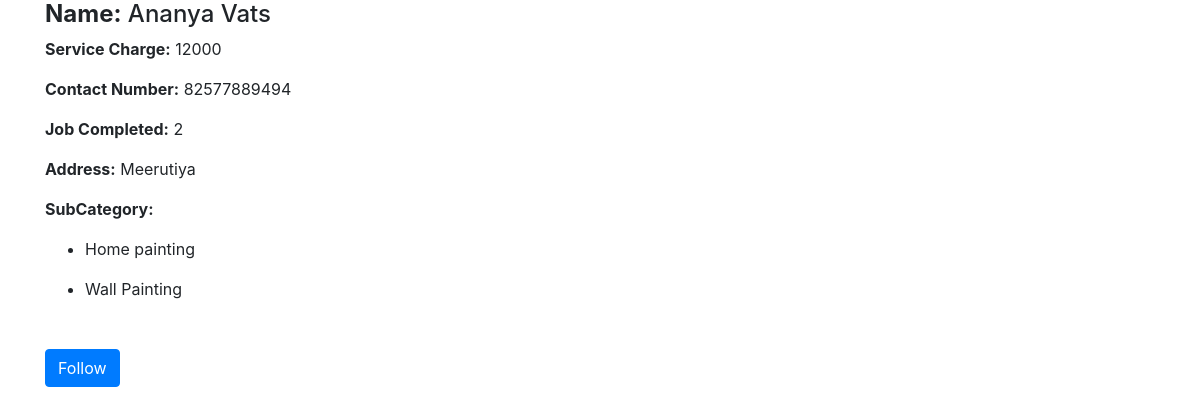
Page /account/14/ (signed in) on the committed database.
### account/models.py (models this page shows, shortened)
class Professional(models.Model):
    user = models.OneToOneField(User, on_delete=models.CASCADE)
    sub_category = models.ManyToManyField(SubCategory, blank=True)
    business_name = models.CharField(max_length=100, null=True, blank=False)
    phone_no = models.CharField(unique=True, max_length=13, null=True)
    job_completed = models.IntegerField(default=0)
    address = models.TextField(default=" ", null=True, blank=True)
    service_charge = models.CharField(null=True, blank=True, max_length=10)
    logo = models.ImageField(upload_to="professional_photo", null=True)
    joining_date = models.DateTimeField(auto_now_add=True, null=True)

class SubCategory(models.Model):
    category = models.ForeignKey(Category, on_delete=models.CASCADE)
    subcategory = models.CharField(max_length=100, null=True, blank=False)
    def __str__(self):
        return self.subcategory

### account/decorators.py (the view)
        def wrapper_func(request, *args, **kwargs):
            group = None
            if request.user.groups.exists():
                group = request.user.groups.all()[0].name
            if group in allowed_roles:
                return view_func(request, *args, **kwargs)
            else:
                return HttpResponse("You are not authorized to view this page")

### account/views.py (called while the page is built)
@login_required(login_url='/login/')
@allowed_users(allowed_roles=['professional'])
def details(request, pk_test):
    detail = Professional.objects.get(id=pk_test)
    sub_category = detail.sub_category.all()
    context = {'detail':detail, 'subcategories':sub_category}
    return render(request, 'account/details.html', context)

### account/templates/account/details.html (shortened to what this page needs)
{% extends 'account/base.html' %}
{% block body %}
<div class="container">
    <h4><b>Name:</b> {{detail.user.first_name}} {{detail.user.last_name}}</h4>
    <p><b>Service Charge:</b> {{detail.service_charge}}</p>
    <p><b>Contact Number:</b> {{detail.phone_no}}</p>
    <p><b>Job Completed:</b> {{detail.job_completed}}</p>
    <p><b>Address:</b> {{detail.address}}</p>
    <p><b>SubCategory:</b></p>
    {% for sub_category in subcategories %}
    <ul>
    <li>{{sub_category}}</li>
    </ul>
    {% endfor %}
</div>
<div class="container my-5">
    <button class="btn btn-primary">Follow</button>
</div>
{% endblock %}

### account/templates/account/base.html (shortened to what this page needs)
<!doctype html>
<html lang="en">
  <head>
    <link rel="stylesheet" href="https://stackpath.bootstrapcdn.com/bootstrap/4.5.0/css/bootstrap.min.css">
  </head>
  <body>
    {% block body %} {% endblock %}
  </body>
</html>

### rows in the picture
Professional: user.first_name "Ananya", user.last_name "Vats", service_charge "12000", phone_no "82577889494", job_completed "2", address "Meerutiya"
SubCategory: subcategory "Home painting"
SubCategory: subcategory "Wall Painting"
